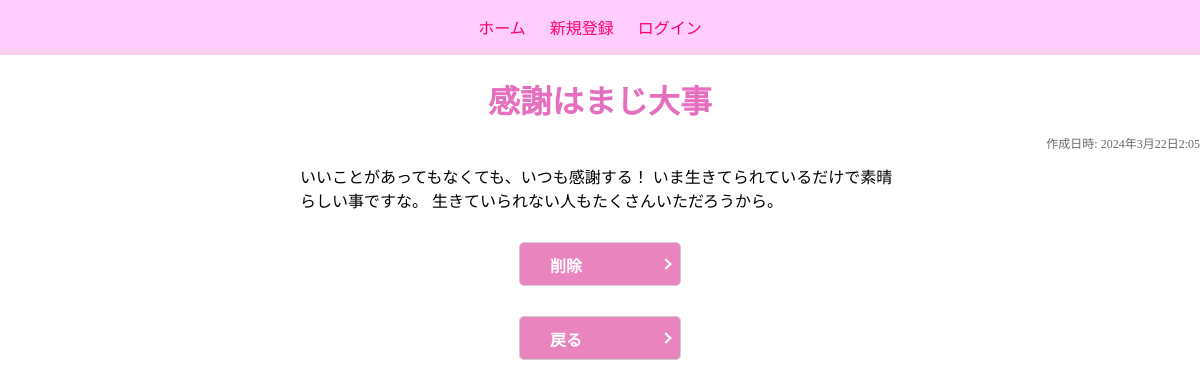
The app's page /memo/4/ with its own data.
### mind_ch_db/models.py (models this page shows)
class Memo(models.Model):
    title = models.CharField(max_length=100)
    content = models.TextField()
    create_at = models.DateTimeField(default=timezone.datetime.now)
    update_at = models.DateTimeField(default=timezone.datetime.now)

### mind_ch_db/views.py (the view)
# urls.py: path('memo/<int:memo_id>/', views.memo_detail, name='memo_detail'),
def memo_detail(request, memo_id):
    memo = get_object_or_404(Memo, pk=memo_id)
    return render(request, 'memo_detail.html', {'memo': memo})

### mind_ch_db/templates/memo_detail.html (shortened to what this page needs)
{% extends "base.html" %}
{% block content %}
<!DOCTYPE html>
<html lang="en">
<head>
</head>
<body>
    <h1 class="bottom_0">{{ memo.title }}</h1>
    <div class="create_time">
        <p>作成日時: {{ memo.create_at }}</p>
    </div>
    <div class="center">
        <div class="content_item">{{ memo.content }}</div>
    </div>
    <div class="center">
        <a href="{% url 'memo_delete' memo.id %}" class="submitbtn" id="memo_del">削除</a>
    </div>
    <div class="center">
        <a href="{% url 'memo_list' %}" class="submitbtn" id="memo_del">戻る</a>
    </div>
</body>
</html>
{% endblock %}

### static/css/style.css (style rules this page uses)
h1 { color: rgb(230, 110, 190); text-align: center; }
body { margin: 0; }
p { text-align: center; }
.bottom_0 { margin-bottom: 0; }
.center { display: flex; justify-content: center; }
#memo_del { text-decoration: none; font-size: 16px; font-weight: bold; margin-top: 30px; height: 22px; width: 100px; }
.create_time { display: flex; justify-content: end; color: #6b6b6b; font-size: 12px; }
.submitbtn { width: 150px; height: 40px; position: relative; border: 1px solid #ccc; border-radius: 5px; background-color: #e984bf; color: #fff; padding: 10px 30px; font-size: 13px; }
.submitbtn:after { display: block; content: ""; position: absolute; top: 50%; right: 10px; width: 6px; height: 6px; margin: -4px 0 0 0; border-top: solid 2px #fff; border-right: solid 2px #fff; -webkit-transform: rotate(45deg); transform: rotate(45deg); }
.content_item { width: 50%; min-width: 320px; }

### records on screen
Memo: title "感謝はまじ大事", create_at "2024年3月22日2:05", content "いいことがあってもなくても、いつも感謝する！ いま生きてられているだけで素晴らしい事ですな。 生きていられない人もたくさんいただろうから。"
